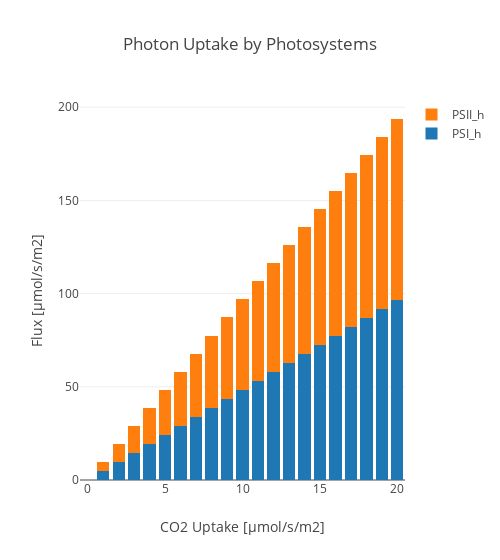

The notebook cell this image was saved under:
### Code cell
L_r = ['PSI_h','PSII_h']
create_bar_plot_met_c3(c3_model, D_fba, L_r, 'hnu_h', 'Photon Uptake by Photosystems', xaxis_title, save_fig = save_fig)

### Figure 1 — Plotly figure (JSON) as saved in the notebook; plotly's stock layout.template omitted (floating-point values rounded to 4 significant figures)
{"data": [{"name": "PSI_h", "type": "bar", "uid": "7a90a040-e76d-46ee-b67b-3d92582ee6ac", "x": [0, 1.0, 2.0, 3.0, 4.0, 5.0, 6.0, 7.0, 8.0, 9.0, 10.0, 11.0, 12.0, 13.0, 14.0, 15.0, 16.0, 17.0, 18.0, 19.0, 20.0], "y": [0.1616, 4.929, 9.75, 14.58, 19.41, 24.25, 29.09, 33.93, 38.77, 43.61, 48.45, 53.29, 58.13, 62.97, 67.82, 72.66, 77.5, 82.34, 87.18, 92.02, 96.86]}, {"name": "PSII_h", "type": "bar", "uid": "9357a165-0d9e-480a-b041-1be6a910a9e6", "x": [0, 1.0, 2.0, 3.0, 4.0, 5.0, 6.0, 7.0, 8.0, 9.0, 10.0, 11.0, 12.0, 13.0, 14.0, 15.0, 16.0, 17.0, 18.0, 19.0, 20.0], "y": [0.03568, 4.908, 9.75, 14.58, 19.41, 24.25, 29.09, 33.93, 38.77, 43.61, 48.45, 53.29, 58.13, 62.97, 67.82, 72.66, 77.5, 82.34, 87.18, 92.02, 96.86]}], "layout": {"barmode": "stack", "title": {"text": "Photon Uptake by Photosystems"}, "width": 500, "xaxis": {"title": {"text": "CO2 Uptake [µmol/s/m2]"}}, "yaxis": {"title": {"text": "Flux [µmol/s/m2]"}}}}
